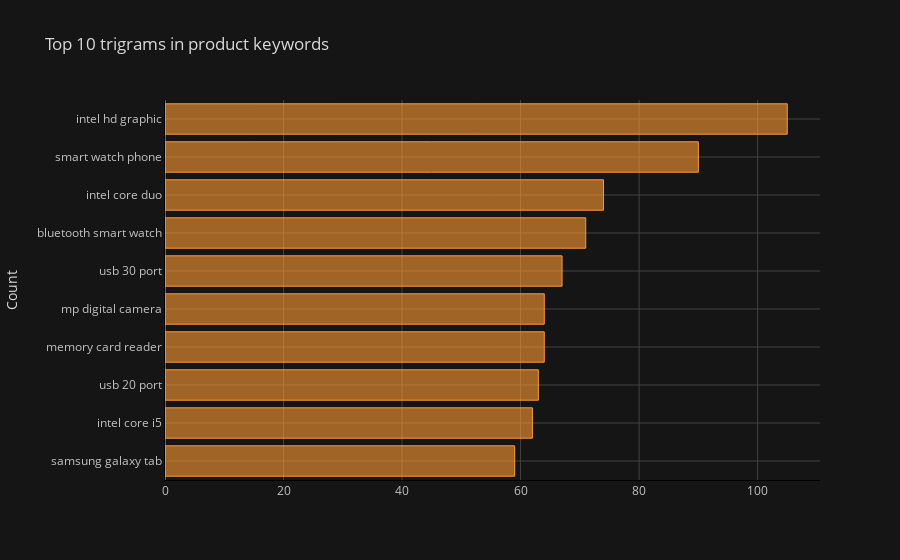

The cell this chart's notebook holds for it:
### Markdown cell above
Trigrams Frequency Distribution

### Code cell
common_words = get_top_n_words(df['keywords'], n=10, remove_stop_words=True, ngram_from=3, ngram_to=3)

df3 = pd.DataFrame(common_words, columns = ['keywords' , 'count'])

df3.groupby('keywords').sum()['count'].sort_values().iplot(
    kind='barh', yTitle='Count', linecolor='black', title='Top 10 trigrams in product keywords'
)

### Figure 1 — Plotly figure (JSON) as saved in the notebook; plotly's stock layout.template omitted (floating-point values rounded to 4 significant figures)
{"data": [{"marker": {"color": "rgba(255, 153, 51, 0.6)", "line": {"color": "rgba(255, 153, 51, 1.0)", "width": 1}}, "name": "count", "orientation": "h", "text": "", "type": "bar", "x": [59, 62, 63, 64, 64, 67, 71, 74, 90, 105], "y": ["samsung galaxy tab", "intel core i5", "usb 20 port", "memory card reader", "mp digital camera", "usb 30 port", "bluetooth smart watch", "intel core duo", "smart watch phone", "intel hd graphic"]}], "layout": {"legend": {"bgcolor": "#151516", "font": {"color": "#D9D9D9"}}, "paper_bgcolor": "#151516", "plot_bgcolor": "#151516", "title": {"font": {"color": "#D9D9D9"}, "text": "Top 10 trigrams in product keywords"}, "xaxis": {"gridcolor": "#434343", "linecolor": "black", "showgrid": true, "tickfont": {"color": "#C2C2C2"}, "title": {"font": {"color": "#D9D9D9"}, "text": ""}, "zerolinecolor": "#666570"}, "yaxis": {"gridcolor": "#434343", "linecolor": "black", "showgrid": true, "tickfont": {"color": "#C2C2C2"}, "title": {"font": {"color": "#D9D9D9"}, "text": "Count"}, "zerolinecolor": "#666570"}}}
